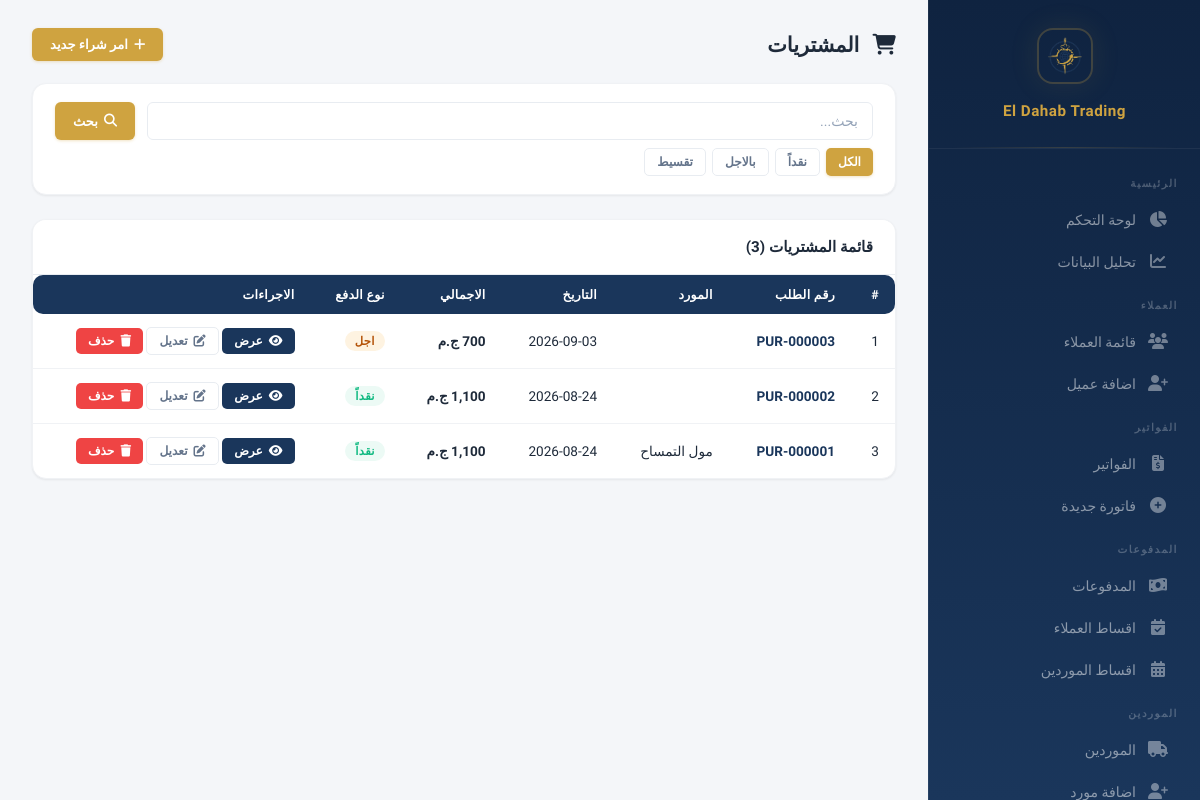
The page /purchases (signed in) on the database as committed earlier.
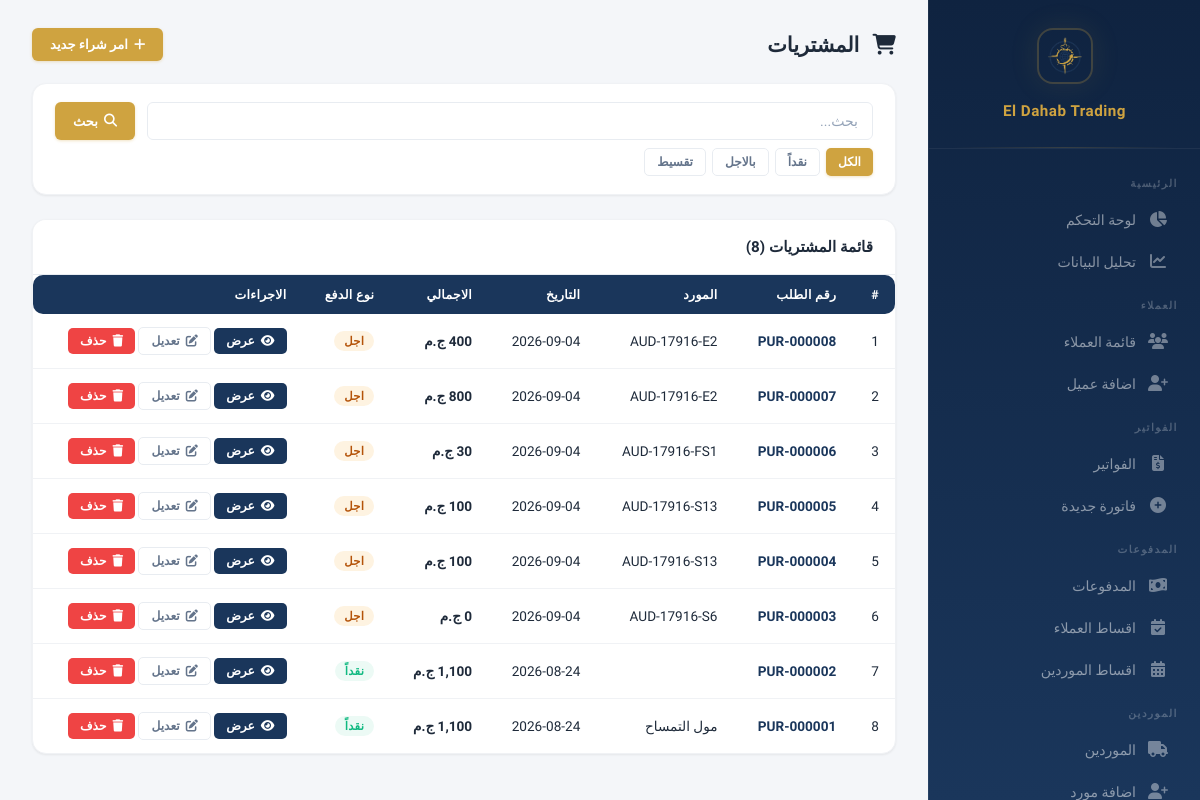
The same page on the database as committed later.
### models.py (models this page shows, shortened)
class Purchase(db.Model):
    __tablename__ = 'purchases'
    id = db.Column(db.Integer, primary_key=True)
    purchase_number = db.Column(db.String(50), unique=True, nullable=False)
    supplier_id = db.Column(db.Integer, db.ForeignKey('suppliers.id'), nullable=False)
    total = db.Column(db.Float, default=0)
    payment_type = db.Column(db.String(20), default='cash')
    payment_method = db.Column(db.String(20), default='cash')
    receipt_image = db.Column(db.String(200))
    created_by = db.Column(db.Integer, db.ForeignKey('users.id'))
    creator = db.relationship('User', foreign_keys=[created_by])
    paid_amount = db.Column(db.Float, default=0)
    remaining = db.Column(db.Float, default=0)
    previous_due = db.Column(db.Float, default=0)
    balance_after = db.Column(db.Float, default=0)
    date = db.Column(db.DateTime, default=datetime.utcnow)
    notes = db.Column(db.Text)
    items = db.relationship('PurchaseItem', backref='purchase', lazy=True, cascade='all, delete-orphan')
    payments = db.relationship('SupplierPayment', backref='purchase', lazy=True)

class Supplier(db.Model):
    __tablename__ = 'suppliers'
    id = db.Column(db.Integer, primary_key=True)
    name = db.Column(db.String(200), nullable=False)
    phone = db.Column(db.String(50))
    address = db.Column(db.Text)
    notes = db.Column(db.Text)
    created_at = db.Column(db.DateTime, default=datetime.utcnow)
    purchases = db.relationship('Purchase', backref='supplier', lazy=True)
    payments = db.relationship('SupplierPayment', backref='supplier', lazy=True)
    returns = db.relationship('SupplierReturn', backref='supplier', lazy=True)
    installment_plans = db.relationship('SupplierInstallmentPlan', backref='supplier', lazy=True)

### app.py (the view)
@app.route('/purchases')
@login_required
def purchases_list():
    search = request.args.get('search', '')
    payment_type = request.args.get('payment_type', '')
    query = Purchase.query
    if search:
        query = query.join(Supplier).filter(
            Purchase.purchase_number.contains(search) | Supplier.name.contains(search)
        )
    if payment_type:
        query = query.filter_by(payment_type=payment_type)
    purchases = query.order_by(Purchase.date.desc()).all()
    return render_template('purchases_list.html', purchases=purchases, search=search,
        payment_type=payment_type, PAYMENT_TYPES=PAYMENT_TYPES)

### app.py (called while the page is built)
@app.context_processor
def inject_payment_methods():
    return {'PAYMENT_METHODS': PAYMENT_METHODS, 'parse_images': parse_images}

@app.before_request
def check_session_expiry():
    if 'user_id' in session and session.get('expires_at'):
        if datetime.utcnow().timestamp() > session['expires_at']:
            session.clear()
            flash('انتهت الجلسة، يرجى تسجيل الدخول مرة اخرى', 'warning')
            return redirect(url_for('login'))

@app.context_processor
def inject_user():
    if not hasattr(g, 'current_user'):
        g.current_user = db.session.get(User, session['user_id']) if 'user_id' in session else None
    return dict(current_user=g.current_user)

### models.py (called while the page is built)
    def has_permission(self, page):
        if self.is_admin:
            return True
        return any(p.page == page for p in self.permissions)

### templates/purchases_list.html (shortened to what this page needs)
{% extends "base.html" %}
{% block content %}
<div class="page-header">
    <h1 style="font-size:1.3rem;font-weight:700;color:var(--text);margin-bottom:0;">
        <i class="fas fa-shopping-cart" style="margin-left:8px;"></i> المشتريات
    </h1>
    <a href="{{ url_for('purchase_add') }}" class="btn btn-gold"><i class="fas fa-plus"></i> امر شراء جديد</a>
</div>
<div class="data-card" style="margin-bottom:24px;">
    <div class="data-card-body">
        <form method="GET" action="{{ url_for('purchases_list') }}" style="display:flex;gap:12px;flex-wrap:wrap;">
            <input type="text" name="search" class="form-control" placeholder="بحث..." value="{{ search }}" style="flex:1;min-width:200px;">
            <button type="submit" class="btn btn-gold"><i class="fas fa-search"></i> بحث</button>
        </form>
        <div style="display:flex;gap:6px;flex-wrap:wrap;margin-top:8px;">
            <a href="{{ url_for('purchases_list') }}" class="btn btn-sm {% if not payment_type %}btn-gold{% else %}btn-outline{% endif %}">الكل</a>
            {% for key, label in PAYMENT_TYPES.items() %}
            <a href="{{ url_for('purchases_list', payment_type=key) }}" class="btn btn-sm {% if payment_type == key %}btn-gold{% else %}btn-outline{% endif %}">{{ label }}</a>
            {% endfor %}
        </div>
    </div>
</div>
<div class="data-card">
    <div class="data-card-header">
        <h3>قائمة المشتريات ({{ purchases|length }})</h3>
    </div>
    <div class="data-card-body" style="padding:0;">
        <table>
            <thead>
                <tr>
                    <th>#</th>
                    <th>رقم الطلب</th>
                    <th>المورد</th>
                    <th>التاريخ</th>
                    <th>الاجمالي</th>
                    <th>نوع الدفع</th>
                    <th>الاجراءات</th>
                </tr>
            </thead>
            <tbody>
                {% for p in purchases %}
                <tr>
                    <td>{{ loop.index }}</td>
                    <td><a href="{{ url_for('purchase_view', purchase_id=p.id) }}" style="color:var(--navy);text-decoration:none;font-weight:700;">{{ p.purchase_number }}</a></td>
                    <td>{{ p.supplier.name }}</td>
                    <td>{{ p.date.strftime('%Y-%m-%d') }}</td>
                    <td style="font-weight:700;">{{ "{:,.0f}".format(p.total or 0) }} ج.م</td>
                    <td>
                        {% if p.payment_type == 'cash' %}
                        <span class="badge badge-success">نقداً</span>
                        {% elif p.payment_type == 'credit' %}
                        <span class="badge badge-warning" style="background:rgba(245,158,11,0.12);color:#b45309;">اجل</span>
                        {% elif p.payment_type == 'installment' %}
                        <span class="badge badge-info">تقسيط</span>
                        {% endif %}
                    </td>
                    <td>
                        <a href="{{ url_for('purchase_view', purchase_id=p.id) }}" class="btn btn-sm btn-navy"><i class="fas fa-eye"></i> عرض</a>
                        <a href="{{ url_for('purchase_edit', purchase_id=p.id) }}" class="btn btn-sm btn-outline"><i class="fas fa-edit"></i> تعديل</a>
                        <form method="POST" action="{{ url_for('purchase_delete', purchase_id=p.id) }}" style="display:inline;" onsubmit="return confirm('هل انت متاكد من الحذف؟');">
                            <button type="submit" class="btn btn-sm btn-danger"><i class="fas fa-trash"></i> حذف</button>
                        </form>
                    </td>
                </tr>
                {% endfor %}
            </tbody>
        </table>
    </div>
</div>
{% endblock %}

### templates/base.html (shortened to what this page needs)
<!DOCTYPE html>
<html lang="ar" dir="rtl">
<head>
    <link rel="stylesheet" href="https://cdnjs.cloudflare.com/ajax/libs/font-awesome/6.5.1/css/all.min.css">
    <link rel="stylesheet" href="{{ url_for('static', filename='css/style.css') }}">
</head>
<body>
    <div class="app-layout">
        <nav class="sidebar" id="sidebar">
            <div class="sidebar-header">
                <img src="{{ url_for('static', filename='logo.png') }}" alt="Logo">
                <h2>El Dahab Trading</h2>
            </div>
            <div class="sidebar-nav">
                {% if current_user.is_admin or current_user.has_permission('dashboard') %}
                <div class="nav-section">الرئيسية</div>
                <a href="{{ url_for('dashboard') }}" class="nav-link {% if request.endpoint == 'dashboard' %}active{% endif %}">
                    <span class="icon"><i class="fas fa-chart-pie"></i></span> لوحة التحكم
                </a>
                {% endif %}
                {% if current_user.is_admin or current_user.has_permission('analytics') %}
                <a href="{{ url_for('analytics') }}" class="nav-link {% if request.endpoint == 'analytics' %}active{% endif %}">
                    <span class="icon"><i class="fas fa-chart-line"></i></span> تحليل البيانات
                </a>
                {% endif %}
                {% if current_user.is_admin or current_user.has_permission('customers') or current_user.has_permission('customer_add') %}
                <div class="nav-section">العملاء</div>
                {% if current_user.is_admin or current_user.has_permission('customers') %}
                <a href="{{ url_for('customers_list') }}" class="nav-link {% if 'customer' in request.endpoint %}active{% endif %}">
                    <span class="icon"><i class="fas fa-users"></i></span> قائمة العملاء
                </a>
                {% endif %}
                {% if current_user.is_admin or current_user.has_permission('customer_add') %}
                <a href="{{ url_for('customer_add') }}" class="nav-link">
                    <span class="icon"><i class="fas fa-user-plus"></i></span> اضافة عميل
                </a>
                {% endif %}
                {% endif %}
                {% if current_user.is_admin or current_user.has_permission('invoices') or current_user.has_permission('invoice_add') %}
                <div class="nav-section">الفواتير</div>
                {% if current_user.is_admin or current_user.has_permission('invoices') %}
                <a href="{{ url_for('invoices_list') }}" class="nav-link {% if 'invoice' in request.endpoint %}active{% endif %}">
                    <span class="icon"><i class="fas fa-file-invoice-dollar"></i></span> الفواتير
                </a>
                {% endif %}
                {% if current_user.is_admin or current_user.has_permission('invoice_add') %}
                <a href="{{ url_for('invoice_add') }}" class="nav-link">
                    <span class="icon"><i class="fas fa-plus-circle"></i></span> فاتورة جديدة
                </a>
                {% endif %}
                {% endif %}
                {% if current_user.is_admin or current_user.has_permission('payments') or current_user.has_permission('installments_list') or current_user.has_permission('supplier_installments_list') %}
                <div class="nav-section">المدفوعات</div>
                {% if current_user.is_admin or current_user.has_permission('payments') %}
                <a href="{{ url_for('payments_list') }}" class="nav-link {% if 'payment' in request.endpoint and 'supplier' not in request.endpoint %}active{% endif %}">
                    <span class="icon"><i class="fas fa-money-bill-wave"></i></span> المدفوعات
                </a>
                {% endif %}
                {% if current_user.is_admin or current_user.has_permission('installments_list') %}
                <a href="{{ url_for('installments_list') }}" class="nav-link {% if 'installment' in request.endpoint and 'supplier' not in request.endpoint %}active{% endif %}">
                    <span class="icon"><i class="fas fa-calendar-check"></i></span> اقساط العملاء
                </a>
                {% endif %}
                {% if current_user.is_admin or current_user.has_permission('supplier_installments_list') %}
                <a href="{{ url_for('supplier_installments_list') }}" class="nav-link {% if 'supplier_installment' in request.endpoint %}active{% endif %}">
                    <span class="icon"><i class="fas fa-calendar-alt"></i></span> اقساط الموردين
                </a>
                {% endif %}
                {% endif %}
                {% if current_user.is_admin or current_user.has_permission('suppliers') or current_user.has_permission('supplier_add') %}
                <div class="nav-section">الموردين</div>
                {% if current_user.is_admin or current_user.has_permission('suppliers') %}
                <a href="{{ url_for('suppliers_list') }}" class="nav-link {% if 'supplier' in request.endpoint and 'payment' not in request.endpoint %}active{% endif %}">
                    <span class="icon"><i class="fas fa-truck"></i></span> الموردين
                </a>
                {% endif %}
                {% if current_user.is_admin or current_user.has_permission('supplier_add') %}
                <a href="{{ url_for('supplier_add') }}" class="nav-link">
                    <span class="icon"><i class="fas fa-user-plus"></i></span> اضافة مورد
                </a>
                {% endif %}
                {% endif %}
            </div>
        </nav>
        <main class="main-content">
            <div class="content-area">
                {% block content %}{% endblock %}
            </div>
        </main>
    </div>
</body>
</html>

Rows that differ between the two databases and show on the page:
added Purchase: purchase_number "PUR-000008", supplier.name "AUD-17916-E2", date "2026-09-04", total "400", payment_type "اجل"
added Purchase: purchase_number "PUR-000007", supplier.name "AUD-17916-E2", date "2026-09-04", total "800", payment_type "اجل"
added Purchase: purchase_number "PUR-000006", supplier.name "AUD-17916-FS1", date "2026-09-04", total "30", payment_type "اجل"
added Purchase: purchase_number "PUR-000005", supplier.name "AUD-17916-S13", date "2026-09-04", total "100", payment_type "اجل"
added Purchase: purchase_number "PUR-000004", supplier.name "AUD-17916-S13", date "2026-09-04", total "100", payment_type "اجل"
changed Purchase "PUR-000003": supplier.name (not shown) → "AUD-17916-S6"; date "2026-09-03" → "2026-09-04"; total "700" → "0"
Other text that changed with them:
{{ purchases|length }}: "3" → "8"
